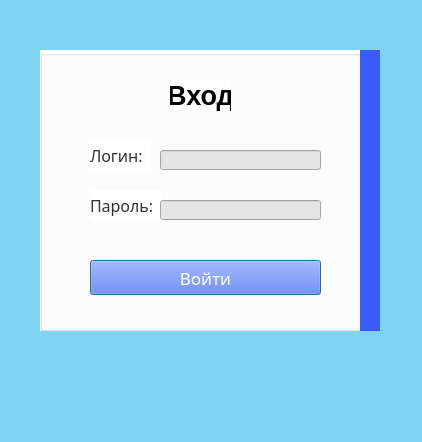
<?xml version="1.0" encoding="UTF-8"?>
<ui version="4.0">
 <class>LoginSystem</class>
 <widget class="QDialog" name="LoginSystem">
  <property name="geometry">
   <rect>
    <x>0</x>
    <y>0</y>
    <width>422</width>
    <height>442</height>
   </rect>
  </property>
  <property name="minimumSize">
   <size>
    <width>422</width>
    <height>442</height>
   </size>
  </property>
  <property name="maximumSize">
   <size>
    <width>422</width>
    <height>442</height>
   </size>
  </property>
  <property name="sizeIncrement">
   <size>
    <width>0</width>
    <height>0</height>
   </size>
  </property>
  <property name="windowTitle">
   <string>Авторизация</string>
  </property>
  <property name="styleSheet">
   <string notr="true">background-color: rgb(125, 212, 240);</string>
  </property>
  <widget class="QGroupBox" name="groupBox">
   <property name="geometry">
    <rect>
     <x>40</x>
     <y>50</y>
     <width>321</width>
     <height>281</height>
    </rect>
   </property>
   <property name="styleSheet">
    <string notr="true">background-color: rgb(255, 255, 255);</string>
   </property>
   <property name="title">
    <string/>
   </property>
   <widget class="QLabel" name="label">
    <property name="geometry">
     <rect>
      <x>130</x>
      <y>30</y>
      <width>61</width>
      <height>31</height>
     </rect>
    </property>
    <property name="font">
     <font>
      <family>Yu Gothic UI</family>
      <pointsize>20</pointsize>
      <weight>75</weight>
      <bold>true</bold>
     </font>
    </property>
    <property name="text">
     <string>Вход</string>
    </property>
    <property name="alignment">
     <set>Qt::AlignCenter</set>
    </property>
   </widget>
   <widget class="QLabel" name="label_2">
    <property name="geometry">
     <rect>
      <x>50</x>
      <y>90</y>
      <width>61</width>
      <height>31</height>
     </rect>
    </property>
    <property name="font">
     <font>
      <family>Yu Gothic UI Semibold</family>
      <pointsize>12</pointsize>
     </font>
    </property>
    <property name="styleSheet">
     <string notr="true">color: rgb(49, 49, 49);</string>
    </property>
    <property name="text">
     <string>Логин:</string>
    </property>
   </widget>
   <widget class="QLabel" name="label_3">
    <property name="geometry">
     <rect>
      <x>50</x>
      <y>140</y>
      <width>71</width>
      <height>31</height>
     </rect>
    </property>
    <property name="font">
     <font>
      <family>Yu Gothic UI Semibold</family>
      <pointsize>12</pointsize>
     </font>
    </property>
    <property name="styleSheet">
     <string notr="true">color: rgb(49, 49, 49);</string>
    </property>
    <property name="text">
     <string>Пароль:</string>
    </property>
   </widget>
   <widget class="QLineEdit" name="login">
    <property name="geometry">
     <rect>
      <x>120</x>
      <y>100</y>
      <width>161</width>
      <height>20</height>
     </rect>
    </property>
    <property name="styleSheet">
     <string notr="true">background-color: rgb(229, 229, 229);
border-color: rgb(229, 229, 229);</string>
    </property>
   </widget>
   <widget class="QLineEdit" name="pass">
    <property name="geometry">
     <rect>
      <x>120</x>
      <y>150</y>
      <width>161</width>
      <height>20</height>
     </rect>
    </property>
    <property name="styleSheet">
     <string notr="true">background-color: rgb(229, 229, 229);
border-color: rgb(229, 229, 229);</string>
    </property>
    <property name="echoMode">
     <enum>QLineEdit::Password</enum>
    </property>
   </widget>
   <widget class="QPushButton" name="pushButton">
    <property name="geometry">
     <rect>
      <x>50</x>
      <y>210</y>
      <width>231</width>
      <height>35</height>
     </rect>
    </property>
    <property name="font">
     <font>
      <family>Yu Gothic UI Semibold</family>
      <pointsize>13</pointsize>
     </font>
    </property>
    <property name="styleSheet">
     <string notr="true">color: rgb(255, 255, 255);
background-color: rgb(56, 92, 255);
</string>
    </property>
    <property name="text">
     <string>Войти</string>
    </property>
   </widget>
  </widget>
  <widget class="Line" name="line">
   <property name="geometry">
    <rect>
     <x>360</x>
     <y>50</y>
     <width>20</width>
     <height>281</height>
    </rect>
   </property>
   <property name="styleSheet">
    <string notr="true">background-color: rgb(56, 92, 255);</string>
   </property>
   <property name="lineWidth">
    <number>20</number>
   </property>
   <property name="midLineWidth">
    <number>-1</number>
   </property>
   <property name="orientation">
    <enum>Qt::Vertical</enum>
   </property>
  </widget>
 </widget>
 <resources/>
 <connections/>
</ui>
